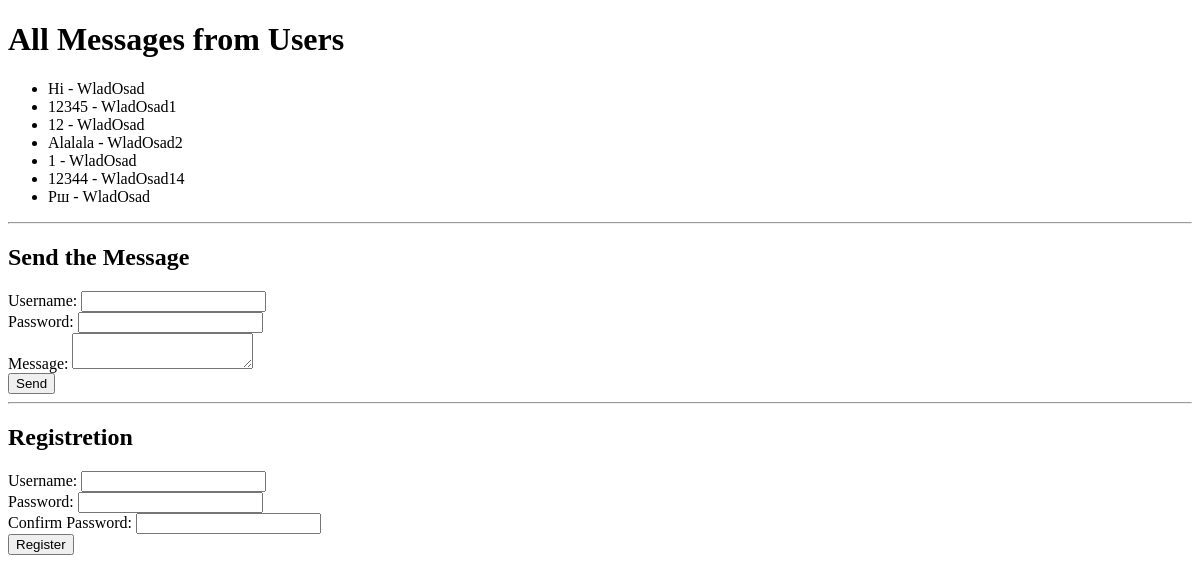
/all, run on an earlier commit of the app's database.
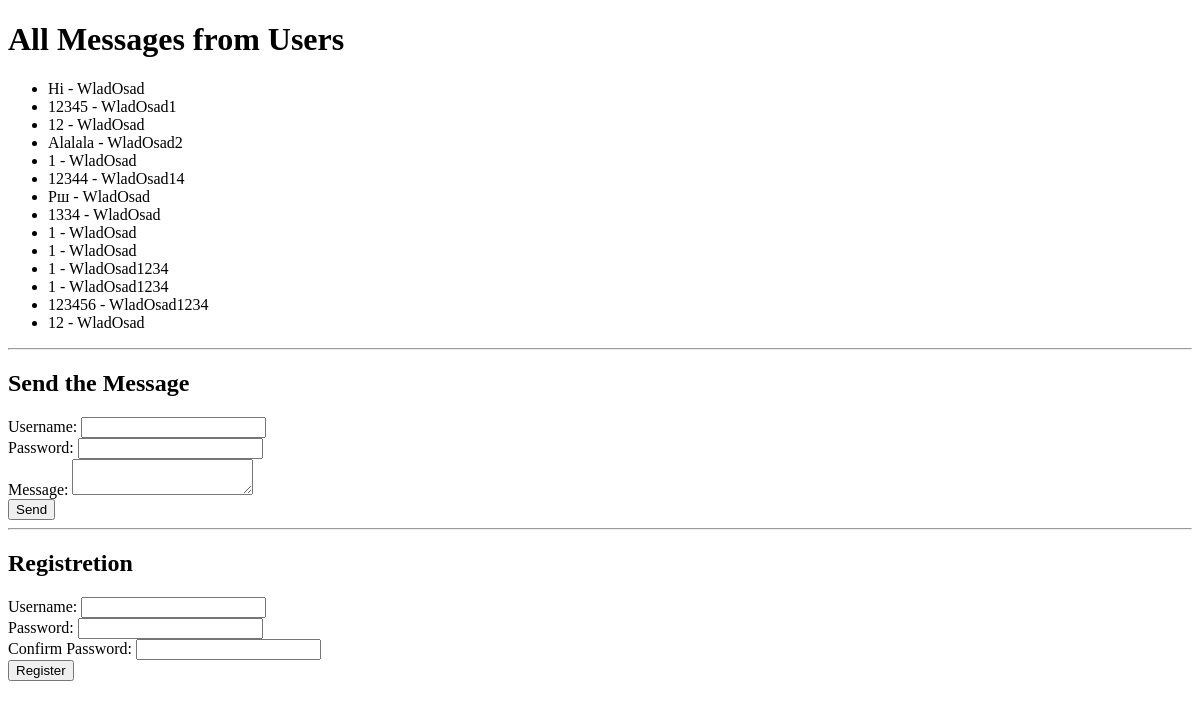
And on a later commit of the database.
### app/models.py (models this page shows)
class Message(db.Model):
    id = db.Column(db.Integer, primary_key=True)
    content = db.Column(db.String(512), nullable=False)
    user_id = db.Column(db.Integer, db.ForeignKey('user.id'), nullable=False)
    user = db.relationship('User', backref=db.backref('messages', lazy=True))

class User(db.Model):
    id = db.Column(db.Integer, primary_key=True)
    username = db.Column(db.String(64), unique=True, nullable=False)
    password = db.Column(db.String(256), nullable=False)

### app/routes.py (the view)
@app.route('/all')
def get_all_messages():
    messages = Message.query.all()
    return render_template('all.html', messages=messages)

### app/templates/all.html (shortened to what this page needs)
<!DOCTYPE html>
<html lang="en">
<head>
</head>
<body>
    <h1>All Messages from Users</h1>
    <ul>
        {% for message in messages %}
            <li>{{ message.content }} - {{ message.user.username }}</li>
        {% endfor %}
    </ul>
    <hr>
    <h2>Send the Message</h2>
    <form action="/send" method="post">
        <label for="username">Username:</label>
        <input type="text" name="username" required><br>
        <label for="password">Password:</label>
        <input type="password" name="password" required><br>
        <label for="content">Message:</label>
        <textarea name="content" required></textarea><br>
        <button type="submit">Send</button>
    </form>
    <hr>
    <h2>Registretion</h2>
    <form action="/register" method="post">
        <label for="username">Username:</label>
        <input type="text" name="username" required><br>
        <label for="password">Password:</label>
        <input type="password" name="password" required><br>
        <label for="confirm_password">Confirm Password:</label>
        <input type="password" name="confirm_password" required><br>
        <button type="submit">Register</button>
    </form>
</body>
</html>

What changed in the data, as far as the page shows it:
added Message: content "1334", user.username "WladOsad"
added Message: content "1", user.username "WladOsad"
added Message: content "1", user.username "WladOsad"
added Message: content "1", user.username "WladOsad1234"
added Message: content "1", user.username "WladOsad1234"
added Message: content "123456", user.username "WladOsad1234"
added Message: content "12", user.username "WladOsad"
